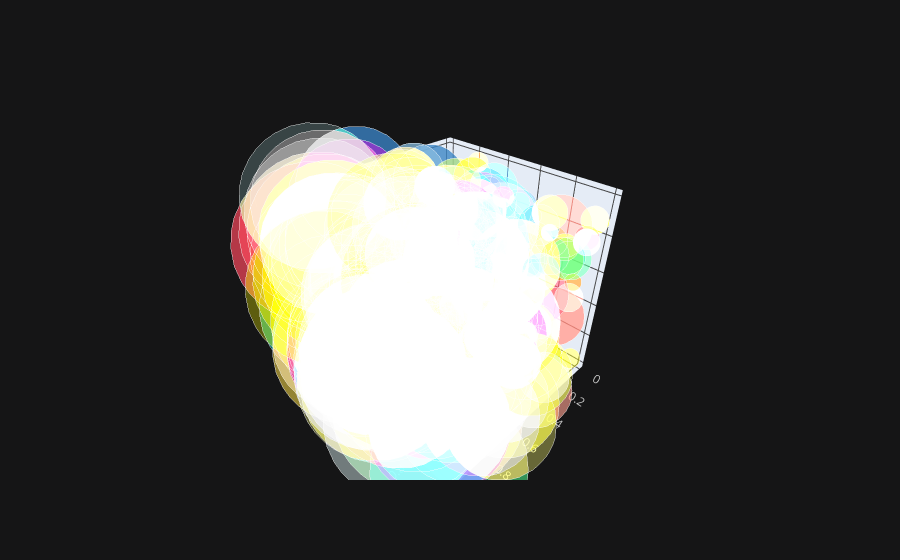

Here is the notebook cell this chart was saved with:
### Code cell
df1.iplot(x = 'a' , y = 'b' , z = 'c' , kind = "bubble3d" , size = 'a')

### Figure 1 — Plotly figure (JSON) as saved in the notebook; plotly's stock layout.template omitted (floating-point values rounded to 4 significant figures; data arrays with more than 128 entries replaced by an {"elided": "..."} marker saying what was removed)
{"data": [{"marker": {"color": {"elided": "300 str values"}, "opacity": 0.8, "size": {"elided": "300 int values"}, "symbol": "circle"}, "mode": "markers", "text": {"elided": "300 str values"}, "type": "scatter3d", "x": {"elided": "300 float values"}, "y": {"elided": "300 float values"}, "z": {"elided": "300 float values"}}], "layout": {"legend": {"bgcolor": "#151516", "font": {"color": "#D9D9D9"}}, "paper_bgcolor": "#151516", "plot_bgcolor": "#151516", "scene": {"xaxis": {"gridcolor": "#434343", "showgrid": true, "tickfont": {"color": "#C2C2C2"}, "title": {"font": {"color": "#D9D9D9"}, "text": ""}, "zerolinecolor": "#666570"}, "yaxis": {"gridcolor": "#434343", "showgrid": true, "tickfont": {"color": "#C2C2C2"}, "title": {"font": {"color": "#D9D9D9"}, "text": ""}, "zerolinecolor": "#666570"}, "zaxis": {"gridcolor": "#434343", "showgrid": true, "tickfont": {"color": "#C2C2C2"}, "title": {"font": {"color": "#D9D9D9"}, "text": ""}, "zerolinecolor": "#666570"}}, "title": {"font": {"color": "#D9D9D9"}}}}
